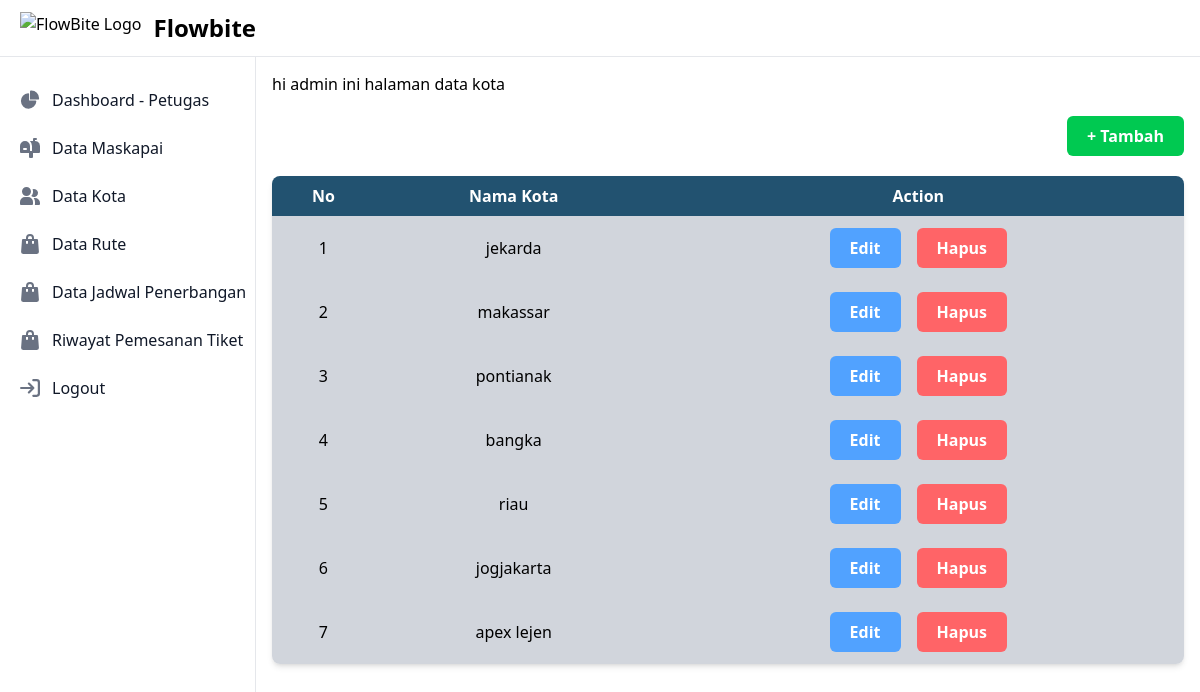
Screenshot of /Ticketlockin/petugas/kota/index.php with the database file from the repository.
### tables this page shows
CREATE TABLE `kota` (
  `id_kota` int NOT NULL,
  `nama_kota` varchar(255) NOT NULL
);

### Ticketlockin/petugas/kota/function.php (called while the page is built, shortened)
<?php
require '../../koneksi.php';
function query($query)
{
    global $conn;
    $rows = [];
    $result = mysqli_query($conn, $query);
    while ($row = mysqli_fetch_assoc($result)) {
        $rows[] = $row;
    }
    return $rows;
}

### Ticketlockin/petugas/kota/index.php (the view, shortened to what this page needs)
<?php
$kota = query("SELECT * FROM kota");
?>
<!DOCTYPE html>
<html lang="en">
<head>
    <script src="https://cdn.jsdelivr.net/npm/@tailwindcss/browser@4"></script>
</head>
<body>
    <?php require '../../layouts/sidebar_petugas.php' ?>
    <div class="p-4 sm:ml-64">
        <p>hi admin <?= $_SESSION['nama_lengkap'] ?> ini halaman data kota</p>
        <div class="flex justify-end">
            <a href="tambah.php" class="font-semibold text-white bg-green-500 rounded-md px-5 py-2 my-5">+ Tambah </a>
        </div>
        <div class="relative overflow-x-auto shadow-md sm:rounded-lg">
            <table class="w-full  ">
                <tr class="bg-[#225270] text-white">
                    <th class="p-2 text-center">No</th>
                    <th class="p-2 text-center">Nama Kota</th>
                    <th class="p-2 text-center">Action</th>
                </tr>
                <?php $no = 1; ?>
                <?php foreach ($kota as $k): ?>
                    <tr class="bg-gray-300 ">
                        <td class="p-3 text-center"><?= $no ?></td>
                        <td class="p-3 text-center"><?= $k["nama_kota"]; ?></td>
                        <td class="p-3 text-center ">
                            <div class="flex gap-4 justify-center">
                                <a href="edit.php?id=<?= $k["id_kota"]; ?>" class="font-semibold text-white bg-blue-400 rounded-md px-5 py-2">Edit</a>
                                <a href="hapus.php?id=<?= $k["id_kota"]; ?>" onclick="return confirm('apakah anda yakin ingin menghapus data ini?')" class="font-semibold text-white bg-red-400 rounded-md px-5 py-2">Hapus</a>
                            </div>
                        </td>
                    </tr>
                    <?php $no++ ?>
                <?php endforeach; ?>
            </table>
        </div>
    </div>
</body>
</html>

### rows the page displays
kota: nama_kota "jekarda"
kota: nama_kota "makassar"
kota: nama_kota "pontianak"
kota: nama_kota "bangka"
kota: nama_kota "riau"
kota: nama_kota "jogjakarta"
kota: nama_kota "apex lejen"
